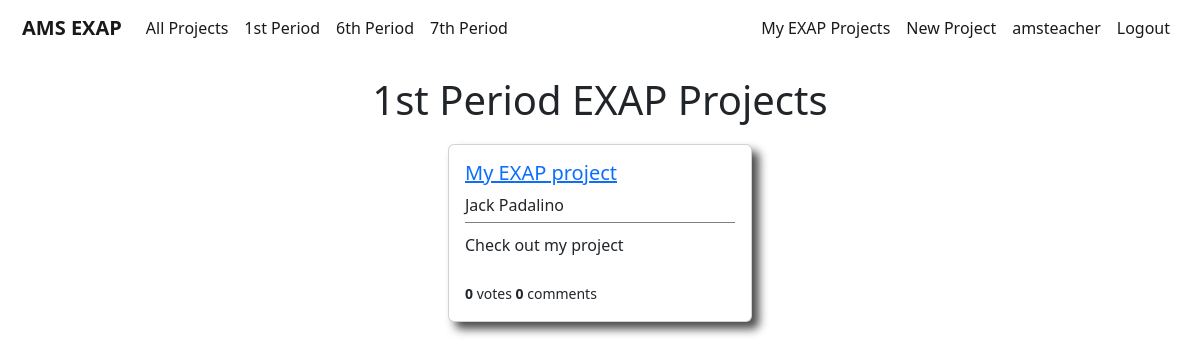
The app's page /users/firstperiodprojects/ (signed in) with its own data.
### users/models.py (models this page shows, shortened)
class Project(models.Model):
    student = models.ForeignKey(User,on_delete=models.CASCADE)
    period = models.IntegerField(choices=periods,default=1)
    liked = models.ManyToManyField(User,default=None,blank=True,related_name='likes')
    title = models.CharField(max_length=50,default='My EXAP project')
    blurb = models.CharField(max_length=100,default='Check out my project')
    description = models.TextField(default="I haven't written my project description yet, but trust me it will be awesome!")
    video = models.CharField(max_length=1000,blank=True)

### users/views.py (the view)
# urls.py: path('firstperiodprojects/',FirstPeriodProjectListView.as_view(),name='users-firstperiodprojects'),
class FirstPeriodProjectListView(LoginRequiredMixin,ListView):
    model = Project
    template_name = 'users/firstperiodprojects.html'
    context_object_name = 'projects'
    def get_queryset(self):
        projects = Project.objects.filter(period=1)
        return projects

### users/templates/users/firstperiodprojects.html
{% extends 'main/base.html' %}
{% block content %}
<div class='page-title'>
    <h1>1st Period EXAP Projects</h1>
</div>
{% if user.is_authenticated %}
    <div class='container'>
        {% for project in projects %}
            <div class="card project-card" style="width: 19rem;">
                <div class="card-body project-card-body">
                    <h5><a class="article-title" href="{% url 'project-details' project.pk %}">{{ project.title }}</a></h5>
                    <h8 class="card-title project-card-student">{{ project.student.first_name }} {{ project.student.last_name }}</h8>
                    <div class='project-card-blurb'>
                        <p class="card-text project-card-text">{{ project.blurb }}</p>
                    </div>
                    <br>
                    <small><b>{{ project.liked.all.count }}</b> votes <b>{{ project.comments.all.count }}</b> comments</small>
                </div>
            </div>
        {% endfor %}
    </div>
{% endif %}
{% endblock content %}

### main/templates/main/base.html (shortened to what this page needs)
{% load static %}
<!doctype html>
<html lang="en">
<head>
    <link href="https://cdn.jsdelivr.net/npm/bootstrap@5.2.0-beta1/dist/css/bootstrap.min.css" rel="stylesheet"
>
    <link rel="stylesheet" type="text/css" href="{% static 'main/main.css' %}">
</head>
<body>
    <nav class="navbar navbar-expand-md navbar-light">
        <div class="container-fluid">
            <a class="navbar-brand" href="{% url 'main-home' %}"><b>AMS EXAP</b></a>
            <div class="collapse navbar-collapse" id="navbarSupportedContent">
                <ul class="navbar-nav me-auto mb-2 mb-lg-0">
                    {% if user.is_authenticated %}
                    <li class="nav-item">
                        <a class="nav-link active" href="{% url 'users-studentprojects' %}">All Projects</a>
                    </li>
                    <li class="nav-item">
                        <a class="nav-link active" href="{% url 'users-firstperiodprojects' %}">1st Period</a>
                    </li>
                    <li class="nav-item">
                        <a class="nav-link active" href="{% url 'users-sixthperiodprojects' %}">6th Period</a>
                    </li>
                    <li class="nav-item">
                        <a class="nav-link active" href="{% url 'users-seventhperiodprojects' %}">7th Period</a>
                    </li>
                    {% endif %}
                </ul>
            </div>
            <div class='navbar-nav'>
                {% if user.is_authenticated %}
                <a class="nav-link active" aria-current="page" href="{% url 'users-myprojects' user.id %}">My EXAP
                    Projects</a>
                <a class="nav-link active" aria-current="page" href="{% url 'create-project' %}">New Project</a>
                <a class="nav-link active" aria-current="page" href="{% url 'users-profile' %}">{{ user.username }}</a>
                <a class="nav-link active" aria-current="page" href="{% url 'users-logout' %}">Logout</a>
                {% else %}
                <a class="nav-link active" aria-current="page" href="{% url 'users-login' %}">Login</a>
                <a class="nav-link active" aria-current="page" href="{% url 'users-register' %}">Register</a>
                {% endif %}
            </div>
        </div>
    </nav>
    <main role="main" class='page-content'>
        {% block content %}
        {% endblock %}
    </main>
    <br><br><br><br>
</body>
</html>

### main/static/main/main.css (style rules this page uses)
body { background-color:white; }
.navbar { background-color:white; padding-left:10px; padding-right:10px; margin-bottom:20px; }
.page-content { margin-left:20px; margin-right:20px; }
.page-title { margin-bottom:20px; text-align:center; }
.project-card { box-shadow: 7px 7px 10px rgb(75, 75, 75); }
.project-card-blurb { margin-top:5px; padding-top:10px; border-top: 1px solid grey; }
.container { display:flex; flex-wrap:wrap; justify-content:center; row-gap:20px; column-gap:20px; }

### records on screen
Project: title "My EXAP project", student.first_name "Jack", student.last_name "Padalino", blurb "Check out my project", liked.all.count "0", comments.all.count "0"

### other values on screen
{{ user.username }} "amsteacher"
